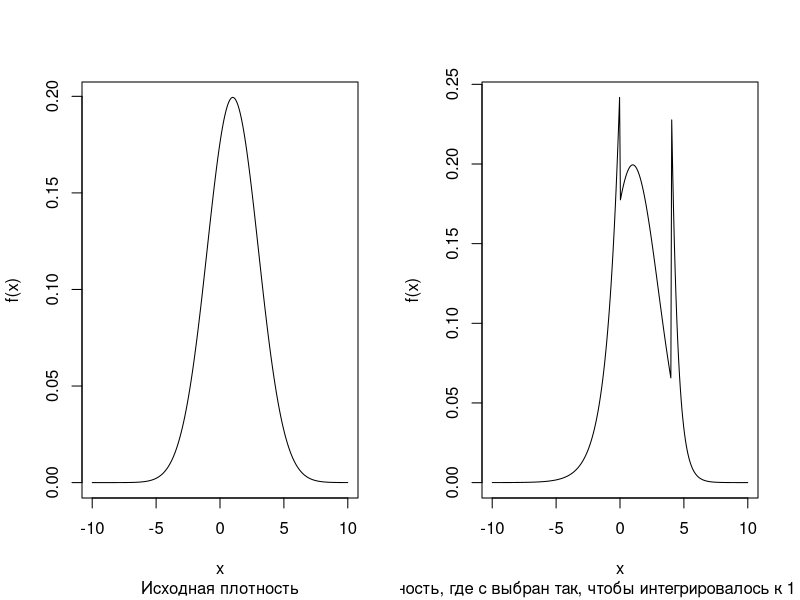
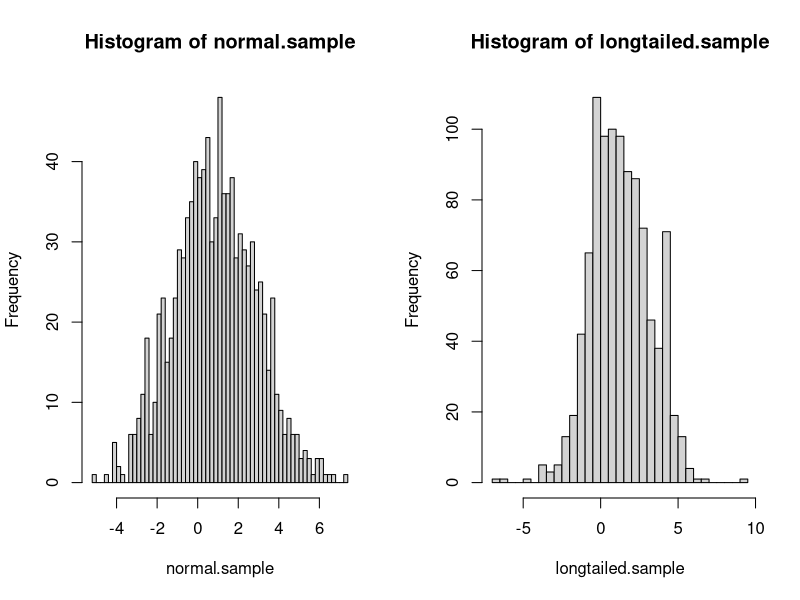
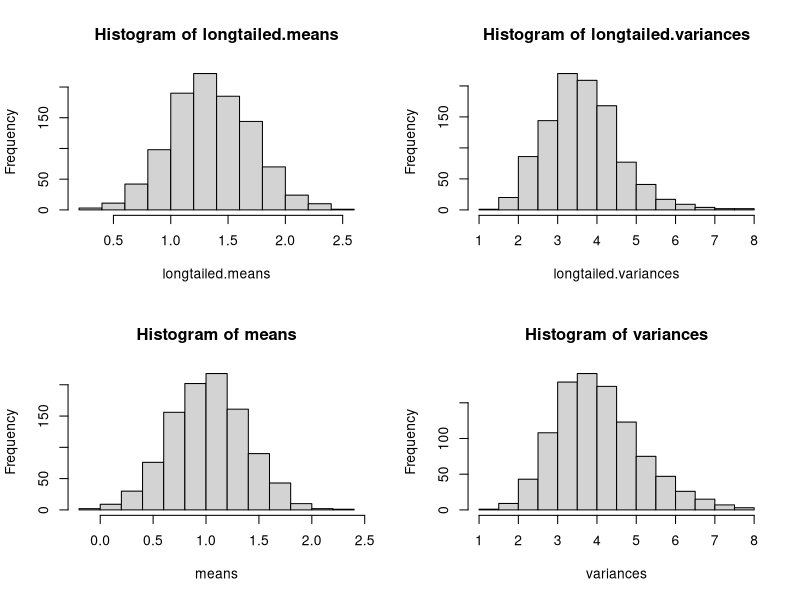

Source code (R) for these figures, in order:
## ---- chunk 1
knitr::opts_chunk$set(echo = TRUE)
## ---- chunk 2
get_est = function(sample) {
  est = c( mean(sample), var(sample))
  names(est) = c("Mean", "Variance")
  est
}
get.99ci = function(sample) {
  est = get_est(sample)
  est_sd = sqrt(est[2])
  mean_conf_interval_99 = c(est[1] - 3*est_sd, est[1] + 3*est_sd) 
  names(mean_conf_interval_99) = c("Lower bound", "Upper bound")
  mean_conf_interval_99
}

## ---- chunk 3
set.seed(2023)
n=5
mean=1
sd=2
sample = rnorm(n, mean = mean, sd=sd)
est = get_est(sample)
est
## ---- chunk 4
get.99ci(sample)
## ---- chunk 5
sample_from_density = function(n, pdf_f, approx=1000, ...) {
  x = seq(-10, 10, length.out = approx)
  y = sapply(x, pdf_f, ...)

  random.points <- approx(
    cumsum(y)/sum(y),
    x,
    runif(n)
  )$y
  random.points
}
rlongtailed_normal = function(sd=1, mean=0, c) {
  found
}

dlongtailed_normal = function(x, c, sd=1, mean=0, normal_range=c(0, 4)) {
  if (x >= normal_range[1] & x <= normal_range[2]) {
    return(dnorm(x, mean=mean, sd=sd))
  } else { 
    if (x < 0) {
      return(c * exp(x))
    } else {
      return(c * exp(8 - 2*x))
    }
  }
}

integrate = function(fn, x_range=seq(-10, 10, length.out=100), ...) {
  lambda = abs(abs(x_range[2]) - abs(x_range[1]))
  res = 0
  for (x in x_range) {
    res = res + fn(x, ...) * (lambda)
  }
  res
}

estimate_c = function(sd, mean, tol=0.01) {
  grid = seq(-100, 100, length.out=10000)
  
  for (c in grid) {
    total_proba = integrate(fn=dlongtailed_normal, sd=sd, mean=mean, c=c)
    #
    #for (x in x_range) {
    #  total_proba = total_proba + dlongtailed_normal(x, sd=sd, mean=mean, c=c) * (1 / length(x_range))
    #}
    if (abs(total_proba - 1) < tol) {
      return(c)
    }
  }
}


#c_right_continuous = dnorm(4, mean=mean, sd=sd)
#plot(
#  x_range, 
#  lapply(x_range, dlongtailed_normal, c=c_right_continuous, mean=mean, sd=sd),
#  ylab = "f(x)",
#  xlab = "x",
#  xlim = c(-7, 7)
#)

#hist(sample_from_density(100, pdf_f = dnorm, mean = 1))
# hist(
#   sample_from_density(
#     1000,
#     dlongtailed_normal, 
#     c=c_est,
#     mean=mean,
#     sd=sd
#   ),
#   xlab = "x", ylab = "empirical density",
# )
# integrate(
#   dnorm, 
#   x_range=seq(0, 4, length.out=1000),     
#   #c=c_est,
#   mean=mean,
#   sd=sd
# )
# integrate(
#   dlongtailed_normal,
#   x_range=seq(-10, 10, length.out=1000),
#   mean=mean,
#   sd=sd,
#   c=c_est
# )
## ---- chunk 6
par(mfrow=c(1, 2))
c_est = estimate_c(sd=sd, mean=mean)

x_range = seq(-10, 10, length.out = 300)
plot(
  x_range,
  lapply(x_range, dnorm, mean=mean, sd=sd),
  type='l',
  xlab = "x", ylab = "f(x)",
  sub="Исходная плотность"
)
plot( 
  x_range, 
  lapply(x_range, dlongtailed_normal, c=c_est, mean=mean, sd=sd), 
  type='l',
  xlab = "x", ylab = "f(x)",
  sub=paste("Плотность, где c выбран так, чтобы интегрировалось к 1 (c = ", round(c_est, 2), ")")
)
## ---- chunk 7
longtailed_mean = mean(sample_from_density(
  100000,
  dlongtailed_normal, 
  c=c_est,
  mean=mean,
  sd=sd
))
longtailed_mean
## ---- chunk 8
run_samples = function(n_samples, density, sample_size=5, ...) {
  ci_matrix = matrix(, ncol=2, nrow=0)
  est_matrix = matrix(, ncol=2, nrow=0)
  for (i in 1:n_samples) {
    longtailed_sample = sample_from_density(
      n=sample_size,
      pdf_f=density, 
      approx=1000,
      ...
    )
    ci_matrix = rbind(ci_matrix, get.99ci(longtailed_sample))
    est_matrix = rbind(est_matrix, get_est(longtailed_sample))
  }
  list("ci_matrix" = ci_matrix, "est_matrix" = est_matrix)
}
## ---- chunk 9
set.seed(2023)
run_samples(
  n_samples=1, 
  sample_size=5, 
  density=dlongtailed_normal, 
  c=c_est, mean=mean, sd=sd
)
## ---- chunk 10
set.seed(2023)
run_samples(
  n_samples=5,
  sample_size=5, 
  density=dlongtailed_normal, 
  c=c_est, mean=mean, sd=sd
)
## ---- chunk 11

set.seed(2023)
for (n_samples in c(5, 10, 20)) {
  #print(run_samples(n_samples))
  print(run_samples(
    n_samples=n_samples,
    sample_size=5, 
    density=dlongtailed_normal, 
    c=c_est, mean=mean, sd=sd
  ))
}

## ---- chunk 12
par(mfrow = c(1, 2))

set.seed(2023)
longtailed.sample = sample_from_density(
  1000,
  dlongtailed_normal,
  sd=sd, mean=mean, c=c_est
)

normal.sample = sample_from_density(
    1000,
    dnorm,
    mean=mean, sd=sd
  )
hist(normal.sample, breaks = 50)
hist(longtailed.sample, breaks = 50)
## ---- chunk 13
par(mfrow = c(2, 2))

set.seed(2023)
longtailed.samples = run_samples(
  n_samples=1000,
  sample_size=30,
  density=dlongtailed_normal, 
  c=c_est, mean=mean, sd=sd
)
longtailed.means = longtailed.samples$est_matrix[, 1]
longtailed.variances = longtailed.samples$est_matrix[, 2]

samples = run_samples(
  n_samples=1000,
  sample_size=30,
  density=dnorm, 
  mean=mean, sd=sd
)
means = samples$est_matrix[, 1]
variances = samples$est_matrix[, 2]
hist(longtailed.means)
hist(longtailed.variances)
hist(means)
hist(variances)
